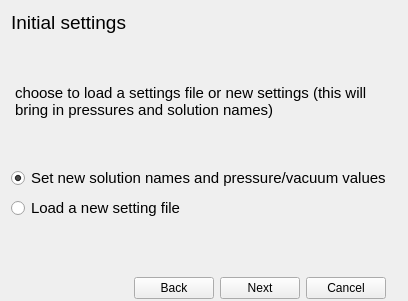
         <widget class="QWidget" name="page_2">
          <layout class="QGridLayout" name="gridLayout_14">
           <property name="bottomMargin">
            <number>0</number>
           </property>
           <item row="6" column="0" colspan="2">
            <widget class="QGroupBox" name="groupBox_2">
             <property name="maximumSize">
              <size>
               <width>16777215</width>
               <height>45</height>
              </size>
             </property>
             <property name="styleSheet">
              <string notr="true">QGroupBox {
    border: 2px solid transparent;
}</string>
             </property>
             <property name="title">
              <string/>
             </property>
             <layout class="QGridLayout" name="gridLayout_8">
              <property name="bottomMargin">
               <number>0</number>
              </property>
              <item row="0" column="2">
               <widget class="QPushButton" name="pushButton_back2">
                <property name="text">
                 <string>Back</string>
                </property>
               </widget>
              </item>
              <item row="0" column="4">
               <widget class="QPushButton" name="pushButton_cancel2">
                <property name="text">
                 <string>Cancel</string>
                </property>
               </widget>
              </item>
              <item row="0" column="1">
               <spacer name="horizontalSpacer_2">
                <property name="orientation">
                 <enum>Qt::Horizontal</enum>
                </property>
                <property name="sizeHint" stdset="0">
                 <size>
                  <width>40</width>
                  <height>20</height>
                 </size>
                </property>
               </spacer>
              </item>
              <item row="0" column="3">
               <widget class="QPushButton" name="pushButton_next2">
                <property name="text">
                 <string>Next</string>
                </property>
               </widget>
              </item>
             </layout>
            </widget>
           </item>
           <item row="2" column="0" colspan="2">
            <widget class="QPlainTextEdit" name="plainTextEdit_2">
             <property name="sizePolicy">
              <sizepolicy hsizetype="Expanding" vsizetype="Minimum">
               <horstretch>0</horstretch>
               <verstretch>0</verstretch>
              </sizepolicy>
             </property>
             <property name="maximumSize">
              <size>
               <width>16777215</width>
               <height>80</height>
              </size>
             </property>
             <property name="font">
              <font>
               <pointsize>11</pointsize>
              </font>
             </property>
             <property name="styleSheet">
              <string notr="true">QPlainTextEdit {
    background-color: transparent;
    /*background-image: url(draft.png);*/
    background-attachment: scroll;
}</string>
             </property>
             <property name="frameShape">
              <enum>QFrame::NoFrame</enum>
             </property>
             <property name="plainText">
              <string>choose to load a settings file or new settings (this will bring in pressures and solution names)</string>
             </property>
            </widget>
           </item>
           <item row="4" column="0">
            <widget class="QRadioButton" name="radioButton_loadSetting_2">
             <property name="font">
              <font>
               <pointsize>11</pointsize>
              </font>
             </property>
             <property name="text">
              <string>Load a new setting file</string>
             </property>
            </widget>
           </item>
           <item row="5" column="0">
            <spacer name="verticalSpacer">
             <property name="orientation">
              <enum>Qt::Vertical</enum>
             </property>
             <property name="sizeType">
              <enum>QSizePolicy::Expanding</enum>
             </property>
             <property name="sizeHint" stdset="0">
              <size>
               <width>20</width>
               <height>40</height>
              </size>
             </property>
            </spacer>
           </item>
           <item row="3" column="0">
            <widget class="QRadioButton" name="radioButton_loadSetting_1">
             <property name="font">
              <font>
               <pointsize>11</pointsize>
              </font>
             </property>
             <property name="text">
              <string>Set new solution names and pressure/vacuum values</string>
             </property>
             <property name="checked">
              <bool>true</bool>
             </property>
            </widget>
           </item>
           <item row="0" column="0">
            <widget class="QLabel" name="label_4">
             <property name="font">
              <font>
               <pointsize>14</pointsize>
              </font>
             </property>
             <property name="text">
              <string>Initial settings</string>
             </property>
            </widget>
           </item>
           <item row="1" column="0">
            <spacer name="verticalSpacer_2">
             <property name="orientation">
              <enum>Qt::Vertical</enum>
             </property>
             <property name="sizeHint" stdset="0">
              <size>
               <width>20</width>
               <height>40</height>
              </size>
             </property>
            </spacer>
           </item>
          </layout>
         </widget>
